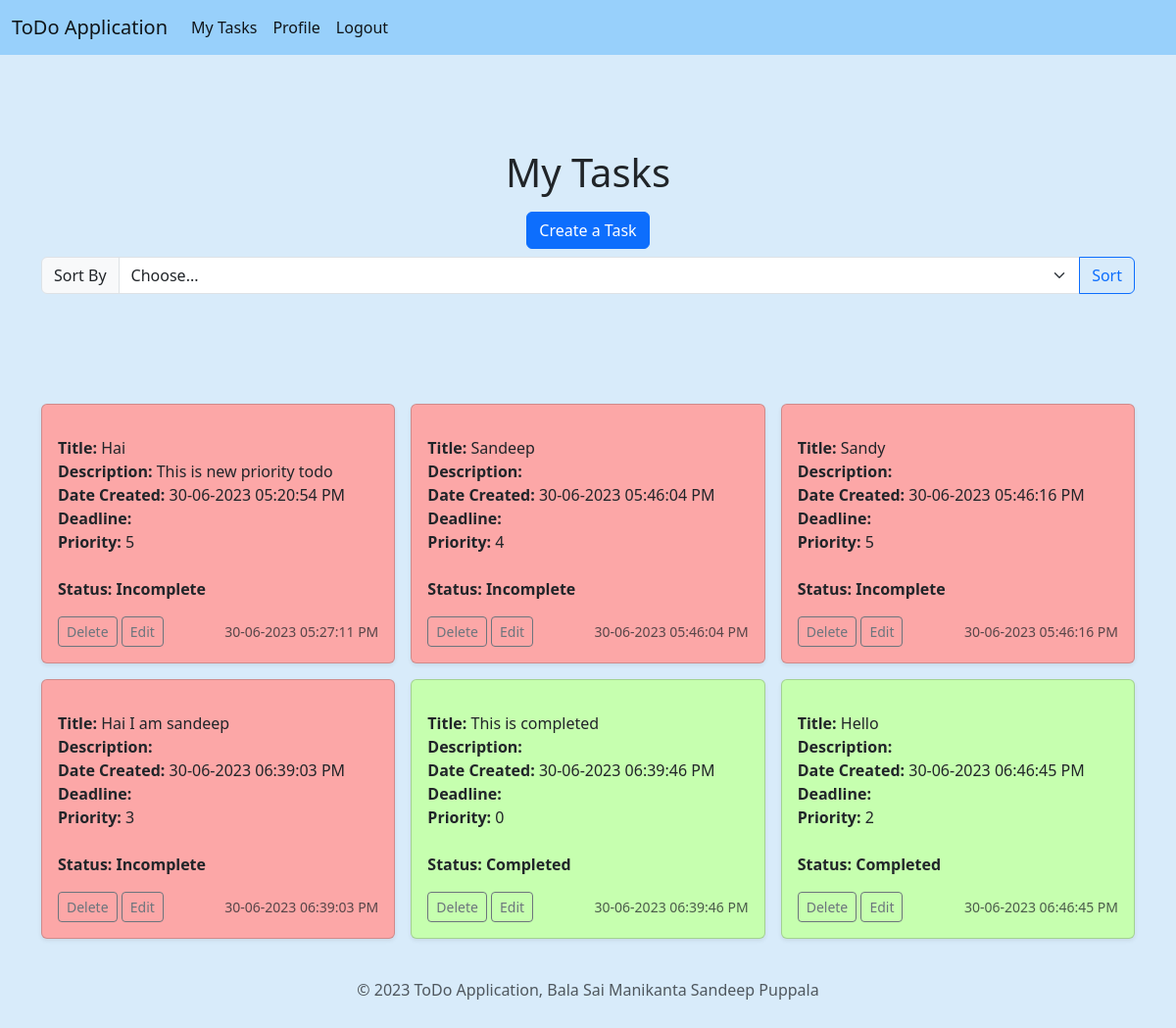
Screenshot of /home.php (signed in) with the database file from the repository.
### tables this page shows
CREATE TABLE `Todo` (
  `todo_id` int(11) NOT NULL,
  `creator_id` int(11) NOT NULL,
  `title` varchar(100) NOT NULL,
  `description` varchar(255) NOT NULL,
  `status` tinyint(1) NOT NULL,
  `date_created` varchar(25) NOT NULL,
  `deadline` varchar(25) NOT NULL,
  `last_updated` varchar(25) NOT NULL,
  `priority` int(11) NOT NULL
);

### home.php (the view, shortened to what this page needs)
<?php
include "header.php";
?>
<section class="py-5 text-center container">
        <div class="row py-lg-5">
          <div class="col-lg-6 col-md-8 mx-auto">
              <h1 class="fw-light">
                  My Tasks
              </h1>
                <a href="create_todo.php" class="btn btn-primary my-2">Create a Task</a>
          </div>
          <form name="Table Properties" method="post" action="<?php echo $_SERVER['PHP_SELF']; ?>">
          <div class="input-group mb-3">
            <label class="input-group-text" for="inputGroupSelect01">Sort By</label>
            <select class="form-select" id="inputGroupSelect01" name="sortkey">
              <option selected>Choose...</option>
            </select>
            <button class="btn btn-outline-primary" type="submit">Sort</button>
          </div>
          </form>
        </div>
      </section>
    <div class="container">
  <div class="row row-cols-1 row-cols-sm-2 row-cols-md-3 g-3">
<?php
if(!isset($_SESSION["loggedin"]) || $_SESSION["loggedin"] !== true){
    header("location: login.php");
    exit;
}
else{
    $creator_id = $_SESSION["id"];
}
$conn = OpenCon();
if($_SERVER["REQUEST_METHOD"] == "POST"){
  if( isset($_POST['sortkey']) ){
    if($_POST["sortkey"]==1){
      $sql = "SELECT todo_id, title, description, status, date_created, deadline, last_updated, priority FROM Todo WHERE creator_id = '$creator_id' ORDER BY priority DESC";
    }elseif ($_POST["sortkey"]==2){
      $sql = "SELECT todo_id, title, description, status, date_created, deadline, last_updated, priority FROM Todo WHERE creator_id = '$creator_id' ORDER BY priority ASC";
    }elseif ($_POST["sortkey"]==3){
      $sql = "SELECT todo_id, title, description, status, date_created, deadline, last_updated, priority FROM Todo WHERE creator_id = '$creator_id' AND status=0";
    }elseif ($_POST["sortkey"]==4){
      $sql = "SELECT todo_id, title, description, status, date_created, deadline, last_updated, priority FROM Todo WHERE creator_id = '$creator_id' AND status=1";
    }else{
      $sql = "SELECT todo_id, title, description, status, date_created, deadline, last_updated, priority FROM Todo WHERE creator_id = '$creator_id'";
    }
  }else{
    $sql = "SELECT todo_id, title, description, status, date_created, deadline, last_updated, priority FROM Todo WHERE creator_id = '$creator_id'";
  }
}else {
  $sql = "SELECT todo_id, title, description, status, date_created, deadline, last_updated, priority FROM Todo WHERE creator_id = '$creator_id'";
}
$result = $conn->query($sql);
if($result->num_rows > 0)
{
    while($row = $result->fetch_assoc())
    {
      ?>
            <div class="col">
              <div class="card shadow-sm <?php echo ($row["status"] == 0 ? "card-pending" : "card-completed") ?>">
                <div class="card-body">
                  <ul class="list-unstyled mt-3 mb-4">
                    <li><b>Title: </b> <?php echo $row["title"]; ?></li>
                    <li><b>Description: </b> <?php echo $row["description"]; ?></li>
                    <li><b>Date Created: </b><?php echo $row["date_created"]; ?></li>
                    <li><b>Deadline: </b><?php echo $row["deadline"]; ?></li>
                    <li><b>Priority: </b><?php echo $row["priority"]; ?></li>
                  </ul>
                  <p class="card-text"><b>Status: <?php echo ($row["status"] == 1 ? "Completed" : "Incomplete"); ?></b></p>
                  <div class="d-flex justify-content-between align-items-center">
                    <div class="btn-group">
                      <form method="POST">
                        <button type="submit" class="btn btn-sm btn-outline-secondary" formaction="delete_todo.php?todo=<?php echo $row["todo_id"]; ?>">Delete</button>
                        <button type="submit" class="btn btn-sm btn-outline-secondary" formaction="edit_todo.php?todo=<?php echo $row["todo_id"]; ?>">Edit</button>
                      </form>
                    </div>
                    <small class="text-muted"><?php echo $row["last_updated"]; ?></small>
                  </div>
                </div>
              </div>
            </div>
            <?php
    }
}
?>
  </div>
<?php
  include "footer.php";
?>

### header.php (shortened to what this page needs)
<!doctype html>
<html lang="en">
  <head>
    <link href="https://cdn.jsdelivr.net/npm/bootstrap@5.3.0-alpha3/dist/css/bootstrap.min.css" rel="stylesheet">
    <link href="css/style.css" type="text/css" rel="stylesheet">
  </head>
  <body>
    <nav class="navbar nav-color navbar-expand-lg navbar-dark bg-dark" aria-label="Offcanvas navbar large">
      <div class="container-fluid">
        <a class="navbar-brand" href="">
         ToDo Application
        </a>
        <div class="offcanvas offcanvas-end new-color text-bg-dark" tabindex="-1" id="offcanvasNavbar2" aria-labelledby="offcanvasNavbar2Label">
          <div class="offcanvas-body">
            <ul class="navbar-nav justify-content flex-grow-1 pe-3">
              <li class="nav-item">
                <a class="nav-link" aria-current="page" href="home.php">My Tasks</a>
              </li>
              <li class="nav-item">
                <a class="nav-link" aria-current="page" href="profile.php">Profile</a>
              </li>
              <li class="nav-item">
                <a class="nav-link" aria-current="page" href="logout.php">Logout</a>
              </li>
            </ul>
          </div>
        </div>
      </div>
    </nav>
    <main>

### footer.php
    </div>
    <div class="container">
        <footer class="py-3 my-4">
        <p class="text-center text-body-secondary">© 2023 ToDo Application, Bala Sai Manikanta Sandeep Puppala</p>
        </footer>
    </div>
    </main>
  </body>
</html>

### css/style.css (style rules this page uses)
.bg-dark { background-color: #98d0fb!important; }
.nav-link { color: rgba(0,0,0,.9); }
.navbar-brand { color: rgba(0,0,0,.9); }
body { background-color:#d8ebfa; border-radius: 2px; }
.new-color { background-color: #98d0fb!important; }
.card-pending { background-color: #fca7a7; }
.card-completed { background-color: #c6ffaf; }

### rows the page displays
todo: title "Hai", description "This is new priority todo", date_created "30-06-2023 05:20:54 PM", priority "5", status "Incomplete", last_updated "30-06-2023 05:27:11 PM"
todo: title "Sandeep", date_created "30-06-2023 05:46:04 PM", priority "4", status "Incomplete", last_updated "30-06-2023 05:46:04 PM"
todo: title "Sandy", date_created "30-06-2023 05:46:16 PM", priority "5", status "Incomplete", last_updated "30-06-2023 05:46:16 PM"
todo: title "Hai I am sandeep", date_created "30-06-2023 06:39:03 PM", priority "3", status "Incomplete", last_updated "30-06-2023 06:39:03 PM"
todo: title "This is completed", date_created "30-06-2023 06:39:46 PM", priority "0", status "Completed", last_updated "30-06-2023 06:39:46 PM"
todo: title "Hello", date_created "30-06-2023 06:46:45 PM", priority "2", status "Completed", last_updated "30-06-2023 06:46:45 PM"
